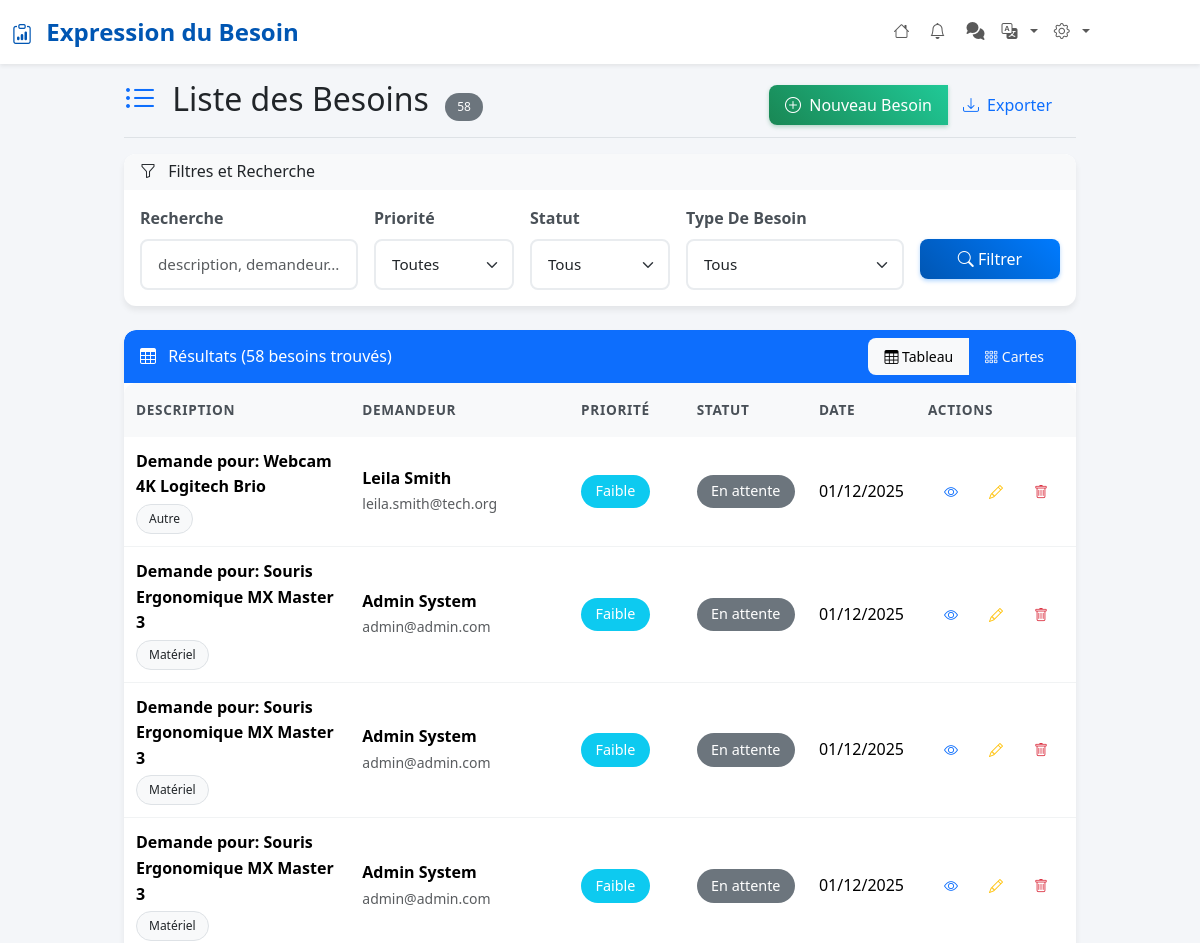
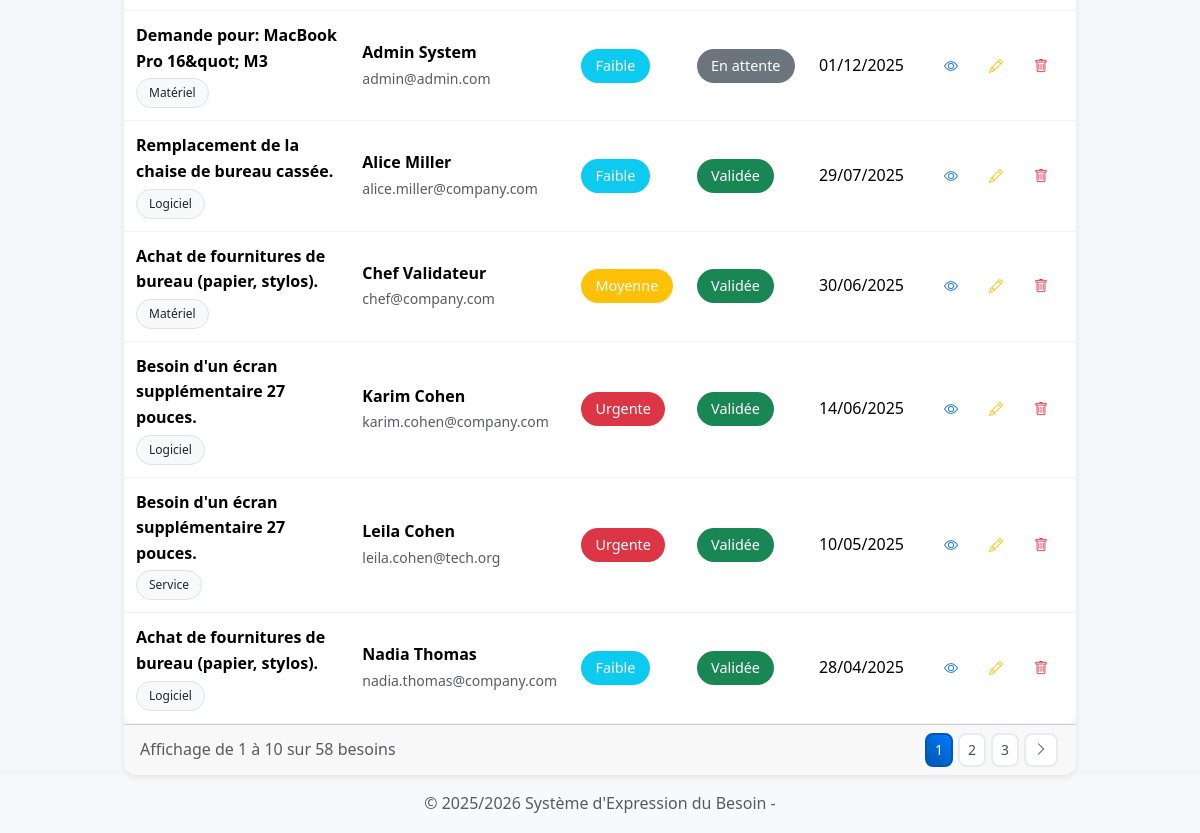
/pages/liste-besoins.php, run on the app's committed database (2 pictures, top to bottom).
### tables this page shows
CREATE TABLE `demandes` (
  `id` int(11) NOT NULL,
  `user_id` int(11) NOT NULL,
  `type_besoin_id` int(11) NOT NULL,
  `description` text NOT NULL,
  `urgence` enum('Faible','Moyenne','Urgente') NOT NULL DEFAULT 'Faible',
  `statut` enum('En attente','En cours de validation','Traitée') NOT NULL DEFAULT 'En attente',
  `date_creation` datetime DEFAULT current_timestamp()
);

CREATE TABLE `types_besoins` (
  `id` int(11) NOT NULL,
  `libelle` varchar(100) NOT NULL
);

CREATE TABLE `users` (
  `id` int(11) NOT NULL,
  `nom` varchar(255) NOT NULL,
  `email` varchar(255) NOT NULL,
  `password` varchar(255) NOT NULL,
  `role` enum('Demandeur','Validateur','Administrateur') NOT NULL DEFAULT 'Demandeur',
  `created_at` timestamp NOT NULL DEFAULT current_timestamp(),
  `service_id` int(11) NOT NULL DEFAULT 1
);

### includes/functions.php (called while the page is built, shortened)
<?php
function formatDate($date, $format = 'd/m/Y') {
    $dateTime = new DateTime($date);
    return $dateTime->format($format);
}
function getPriorityClass($priority) {
    switch($priority) {
        case 'Urgente':
        case 'Rejetée':
            return 'danger';
        case 'Validée': return 'success';
        case 'Moyenne': return 'warning';
        case 'Faible': return 'info';
        default: return 'secondary';
    }
}
function paginate($totalItems, $itemsPerPage = 10, $currentPage = 1) {
    $totalPages = ceil($totalItems / $itemsPerPage);
    $currentPage = max(1, min($totalPages, $currentPage));
    $offset = ($currentPage - 1) * $itemsPerPage;
    return [
        'total_items' => $totalItems,
        'items_per_page' => $itemsPerPage,
        'total_pages' => $totalPages,
        'current_page' => $currentPage,
        'offset' => $offset,
        'has_previous' => $currentPage > 1,
        'has_next' => $currentPage < $totalPages
    ];
}
function getBesoins($filters = [], $limit = 10, $offset = 0) {
    $conn = getConnection();
    $where = [];
    $params = [];
    $whereClause = !empty($where) ? ' WHERE ' . implode(' AND ', $where) : '';
    $countQuery = "
        SELECT COUNT(*) as total
        FROM demandes d
        LEFT JOIN validation v ON v.demande_id = d.id
        JOIN types_besoins t ON d.type_besoin_id = t.id
        JOIN users u ON d.user_id = u.id
        $whereClause
    ";
    $stmt = $conn->prepare($countQuery);
    $stmt->execute($params);
    $total = (int) $stmt->fetch()['total'];
    $query = "
        SELECT
            d.*,
            t.libelle AS type_besoin,
            u.nom AS demandeur_nom,
            u.email AS demandeur_email,
            CASE
                WHEN v.demande_id IS NULL THEN d.statut
                ELSE v.statut_validation
            END AS statut_final
        FROM demandes d
        LEFT JOIN validation v ON v.demande_id = d.id
        JOIN types_besoins t ON d.type_besoin_id = t.id
        JOIN users u ON d.user_id = u.id
        $whereClause
        ORDER BY d.date_creation DESC
        LIMIT :limit OFFSET :offset
    ";
    $stmt = $conn->prepare($query);
    $stmt->bindValue(':limit', (int)$limit, PDO::PARAM_INT);
    $stmt->bindValue(':offset', (int)$offset, PDO::PARAM_INT);
    $stmt->execute();
    $besoins = $stmt->fetchAll(PDO::FETCH_ASSOC);
    return [
        'besoins' => $besoins,
        'total' => $total
    ];
}
function getUnreadNotificationCount(int $serviceId,$isAdmin = 0): int {
    $pdo = getConnection();
    $stmt = $pdo->prepare("SELECT COUNT(*) FROM notifications WHERE service_id = :service_id AND seen = 0");
    $stmt->execute([':service_id' => $serviceId]);
    return (int) $stmt->fetchColumn();
}
?>

### pages/liste-besoins.php (the view, shortened to what this page needs)
<?php
include '../includes/header.php';
$page = max(1, intval($_GET['page'] ?? 1));
$itemsPerPage = 10;
$filters = [
    'priorite' => sanitize($_GET['priorite'] ?? ''),
    'statut' => sanitize($_GET['statut'] ?? ''),
    'categorie' => sanitize($_GET['categorie'] ?? ''),
    'search' => sanitize($_GET['search'] ?? '')
];
try {
    $result = getBesoins($filters, $itemsPerPage, ($page - 1) * $itemsPerPage);
    $besoins = $result['besoins'];
    $totalBesoins = $result['total'];
    $pagination = paginate($totalBesoins, $itemsPerPage, $page);
} catch (Exception $e) {
    setFlashMessage('error', 'Erreur lors du chargement des besoins : ' . $e->getMessage());
    $besoins = [];
    $totalBesoins = 0;
    $pagination = paginate(0, $itemsPerPage, 1);
}
?>
<div class="d-flex justify-content-between flex-wrap flex-md-nowrap align-items-center pt-3 pb-2 mb-3 border-bottom">
<h1 class="h2">
        <i class="bi bi-list-ul me-2 text-primary"></i>
        Liste des Besoins
        <span class="badge bg-secondary ms-2"><?php echo $totalBesoins; ?></span>
    </h1>
    <div class="btn-toolbar mb-2 mb-md-0">
        <div class="btn-group me-2">
            <a href="ajouter-besoin.php" class="btn btn-success">
                <i class="bi bi-plus-circle me-1"></i>
                Nouveau Besoin
            </a>
            <button class="btn btn-outline-primary" onclick="exportData()">
                <i class="bi bi-download me-1"></i>
                Exporter
            </button>
        </div>
    </div>
</div>
<div class="card mb-4">
    <div class="card-header bg-light">
        <h6 class="card-title mb-0">
            <i class="bi bi-funnel me-2"></i>
            Filtres et Recherche
        </h6>
    </div>
    <div class="card-body">
        <form method="GET" class="row g-3">
            <div class="col-md-3">
                <label for="search" class="form-label">Recherche</label>
                <input type="text"
                       class="form-control"
                       id="search"
                       name="search"
                       value="<?php echo htmlspecialchars($filters['search']); ?>"
                       placeholder="description, demandeur...">
            </div>
            <div class="col-md-2">
                <label for="priorite" class="form-label">Priorité</label>
                <select class="form-select" id="priorite" name="priorite">
                    <option value="">Toutes</option>
                </select>
            </div>
            <div class="col-md-2">
                <label for="statut" class="form-label">Statut</label>
                <select class="form-select" id="statut" name="statut">
                    <option value="">Tous</option>
                </select>
            </div>
            <div class="col-md-3">
                <label for="categorie" class="form-label">Type De Besoin</label>
                 <select class="form-select" id="categorie" name="categorie">
                    <option value="">Tous</option>
                </select>
            </div>
            <div class="col-md-2">
                <label class="form-label">&nbsp;</label>
                <div class="d-grid gap-2">
                    <button type="submit" class="btn btn-primary">
                        <i class="bi bi-search"></i> Filtrer
                    </button>
                </div>
            </div>
        </form>
    </div>
</div>
<div class="card">
    <div class="card-header bg-primary text-white d-flex justify-content-between align-items-center">
        <h6 class="card-title mb-0">
            <i class="bi bi-table me-2"></i>
            Résultats (<?php echo $totalBesoins; ?> besoins trouvés)
        </h6>
        <div class="btn-group btn-group-sm">
            <button class="btn btn-light btn-sm" onclick="toggleView('table')" id="tableViewBtn">
                <i class="bi bi-table"></i> Tableau
            </button>
            <button class="btn btn-outline-light btn-sm" onclick="toggleView('cards')" id="cardsViewBtn">
                <i class="bi bi-grid-3x3-gap"></i> Cartes
            </button>
        </div>
    </div>
    <div class="card-body p-0">
        <?php if (!empty($besoins)): ?>
            <div id="tableView" class="table-responsive">
                <table class="table table-hover mb-0">
                    <thead class="table-light">
                        <tr>
                            <th style="width: 40%;">Description</th>
                            <th style="width: 20%;">Demandeur</th>
                            <th style="width: 10%;">Priorité</th>
                            <th style="width: 10%;">Statut</th>
                            <th style="width: 10%;">Date</th>
                            <th style="width: 10%;">Actions</th>
                        </tr>
                    </thead>
                    <tbody>
                        <?php foreach ($besoins as $besoin): ?>
                            <tr>
                                <td>
                                    <div>
                                        <strong class="d-block"><?php echo htmlspecialchars($besoin['description']); ?></strong>
                                        <div class="mt-1">
                                            <span class="badge bg-light text-dark border">
                                                <?php echo htmlspecialchars($besoin['type_besoin']); ?>
                                            </span>
                                        </div>
                                    </div>
                                </td>
                                <td>
                                    <div>
                                        <strong class="d-block"><?php echo htmlspecialchars($besoin['demandeur_nom']); ?></strong>
                                        <small class="text-muted"><?php echo htmlspecialchars($besoin['demandeur_email']); ?></small>
                                    </div>
                                </td>
                                <td>
                                    <span class="badge bg-<?php echo getPriorityClass($besoin['urgence']); ?> fs-6">
                                        <?php echo $besoin['urgence']; ?>
                                    </span>
                                </td>
                                <td>
                                    <span class="badge bg-<?php echo getPriorityClass($besoin['statut_final']); ?> fs-6">
                                        <?php echo $besoin['statut_final']; ?>
                                    </span>
                                </td>
                               <td>
                                <?php echo formatDate($besoin['date_creation']); ?>
                                </td>
                                <td>
                                    <div class="btn-group btn-group-sm">
                                        <a href="detail-besoin.php?id=<?php echo $besoin['id']; ?>"
                                           class="btn btn-outline-primary"
                                           data-bs-toggle="tooltip"
                                           title="Voir les détails">
                                            <i class="bi bi-eye"></i>
                                        </a>
                                        <a href="detail-besoin.php?id=<?php echo $besoin['id']; ?>&edit=1"
                                           class="btn btn-outline-warning"
                                           data-bs-toggle="tooltip"
                                           title="Modifier">
                                            <i class="bi bi-pencil"></i>
                                        </a>
                                        <a href="?<?php echo http_build_query(array_merge($_GET, ['delete' => $besoin['id']])); ?>"
                                           class="btn btn-outline-danger btn-delete"
                                           data-bs-toggle="tooltip"
                                           title="Supprimer">
                                            <i class="bi bi-trash"></i>
                                        </a>
                                    </div>
                                </td>
                            </tr>
                        <?php endforeach; ?>
                    </tbody>
                </table>
            </div>
        <?php endif; ?>
    </div>
    <?php if ($totalBesoins > 0): ?>
        <div class="card-footer">
            <div class="row align-items-center">
                <div class="col-md-6">
                    <p class="text-muted mb-0">
                        Affichage de <?php echo ($pagination['offset'] + 1); ?> à
                        <?php echo min($pagination['offset'] + $itemsPerPage, $totalBesoins); ?>
                        sur <?php echo $totalBesoins; ?> besoins
                    </p>
                </div>
                <div class="col-md-6">
                    <?php if ($pagination['total_pages'] > 1): ?>
                        <nav aria-label="Pagination">
                            <ul class="pagination pagination-sm justify-content-end mb-0">
                                <?php
                                $startPage = max(1, $page - 2);
                                $endPage = min($pagination['total_pages'], $page + 2);
                                for ($i = $startPage; $i <= $endPage; $i++):
                                ?>
                                    <li class="page-item <?php echo ($i === $page) ? 'active' : ''; ?>">
                                        <a class="page-link" href="?<?php echo http_build_query(array_merge($_GET, ['page' => $i])); ?>">
                                            <?php echo $i; ?>
                                        </a>
                                    </li>
                                <?php endfor; ?>
                                <?php if ($pagination['has_next']): ?>
                                    <li class="page-item">
                                        <a class="page-link" href="?<?php echo http_build_query(array_merge($_GET, ['page' => $page + 1])); ?>">
                                            <i class="bi bi-chevron-right"></i>
                                        </a>
                                    </li>
                                <?php endif; ?>
                            </ul>
                        </nav>
                    <?php endif; ?>
                </div>
            </div>
        </div>
    <?php endif; ?>
</div>
<?php include '../includes/footer.php'; ?>

### data on the page
demandes: description "Demande pour: Webcam 4K Logitech Brio", type_besoin.libelle "Autre", user.nom "Leila Smith", user.email "leila.smith@tech.org", urgence "Faible", statut_final "En attente", date_creation "01/12/2025"
demandes: description "Demande pour: Souris Ergonomique MX Master 3", type_besoin.libelle "Matériel", user.nom "Admin System", user.email "admin@admin.com", urgence "Faible", statut_final "En attente", date_creation "01/12/2025"
demandes: description "Demande pour: Souris Ergonomique MX Master 3", type_besoin.libelle "Matériel", user.nom "Admin System", user.email "admin@admin.com", urgence "Faible", statut_final "En attente", date_creation "01/12/2025"
demandes: description "Demande pour: Souris Ergonomique MX Master 3", type_besoin.libelle "Matériel", user.nom "Admin System", user.email "admin@admin.com", urgence "Faible", statut_final "En attente", date_creation "01/12/2025"
demandes: description "Demande pour: MacBook Pro 16&quot; M3", type_besoin.libelle "Matériel", user.nom "Admin System", user.email "admin@admin.com", urgence "Faible", statut_final "En attente", date_creation "01/12/2025"
demandes: description "Remplacement de la chaise de bureau cassée.", type_besoin.libelle "Logiciel", user.nom "Alice Miller", user.email "alice.miller@company.com", urgence "Faible", statut_final "Validée", date_creation "29/07/2025"
demandes: description "Achat de fournitures de bureau (papier, stylos).", type_besoin.libelle "Matériel", user.nom "Chef Validateur", user.email "chef@company.com", urgence "Moyenne", statut_final "Validée", date_creation "30/06/2025"
demandes: description "Besoin d'un écran supplémentaire 27 pouces.", type_besoin.libelle "Logiciel", user.nom "Karim Cohen", user.email "karim.cohen@company.com", urgence "Urgente", statut_final "Validée", date_creation "14/06/2025"
demandes: description "Besoin d'un écran supplémentaire 27 pouces.", type_besoin.libelle "Service", user.nom "Leila Cohen", user.email "leila.cohen@tech.org", urgence "Urgente", statut_final "Validée", date_creation "10/05/2025"
demandes: description "Achat de fournitures de bureau (papier, stylos).", type_besoin.libelle "Logiciel", user.nom "Nadia Thomas", user.email "nadia.thomas@company.com", urgence "Faible", statut_final "Validée", date_creation "28/04/2025"

### other printed values
getSetence('header_title') "Expression du Besoin"
$totalBesoins "58"
$pagination['offset'] + 1 "1"
min($pagination['offset'] + $itemsPerPage, $totalBesoins) "10"
